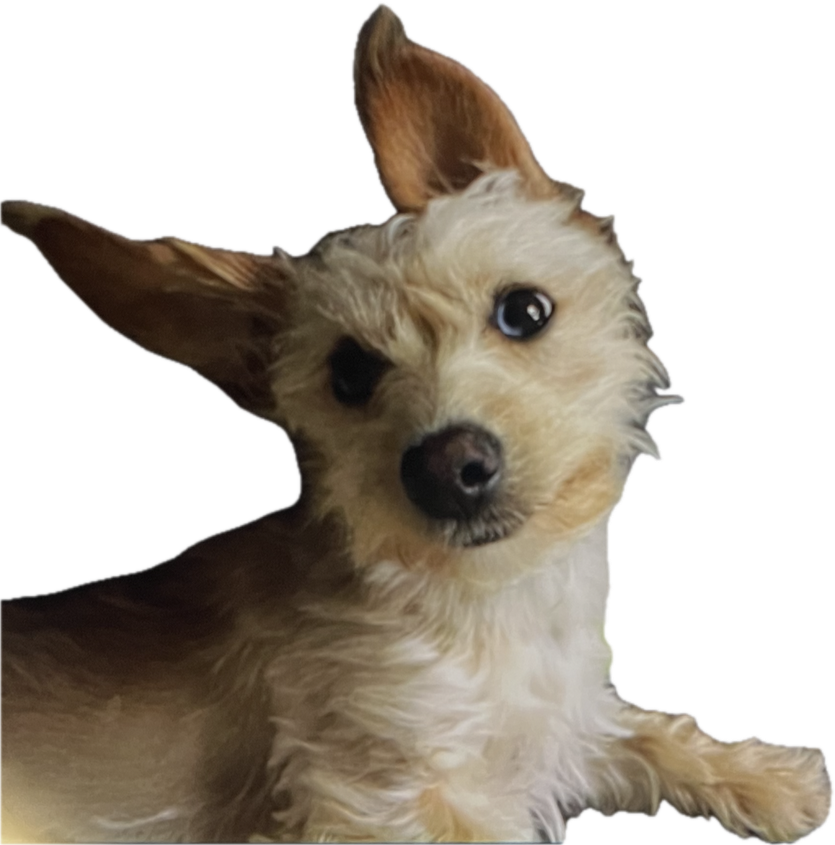
#> input picture lenny.png, 835 x 845 px, shrunk from 1350 x 1366 before the run
$ jupyter execute --allow-errors generator.ipynb
#> lines starting #> are read from the running program, lines starting #| are printed output that depends on the picture; after the words box and inside, x2 and y2 are one past the last pixel; in counts of white or black regions, pixels touching at a corner belong together
[cell 1]
import osmnx as ox
import matplotlib.pyplot as plt
from PIL import Image, ImageEnhance
import numpy as np

# --- Load and stylize Lenny (black/white, keep transparency) ---
lenny = Image.open("lenny.png").convert("RGBA")
#> lenny is the input picture: PIL image 835x845 RGBA; mean R, G, B, A 62.6, 55, 45, 132.6
r, g, b, a = lenny.split()
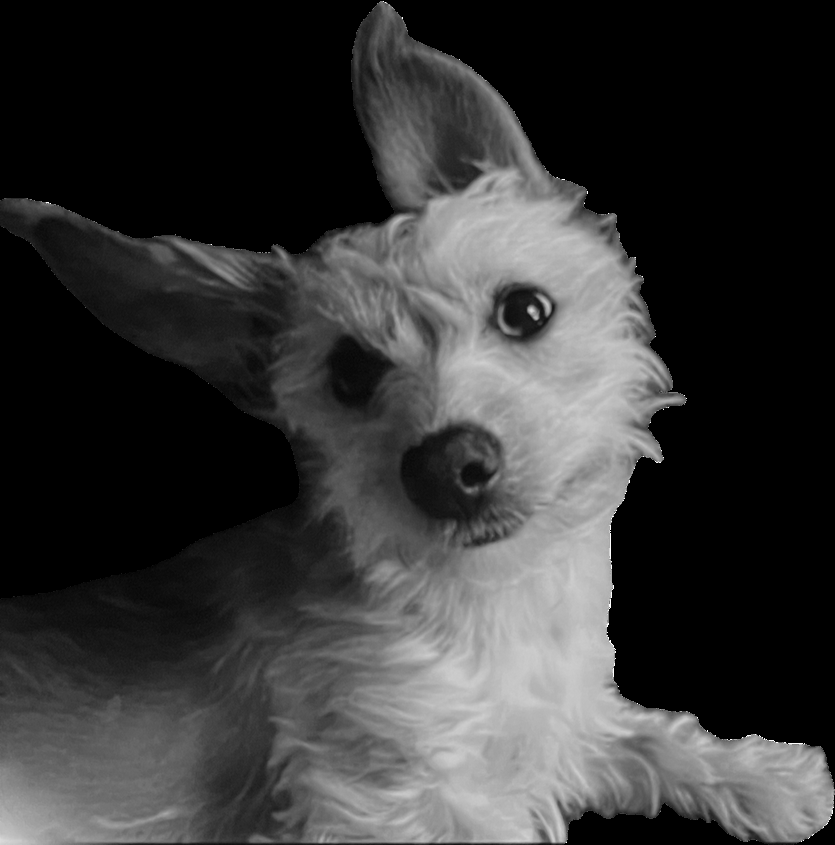
#> g: PIL image 835x845 L; min 0, max 255, mean 55
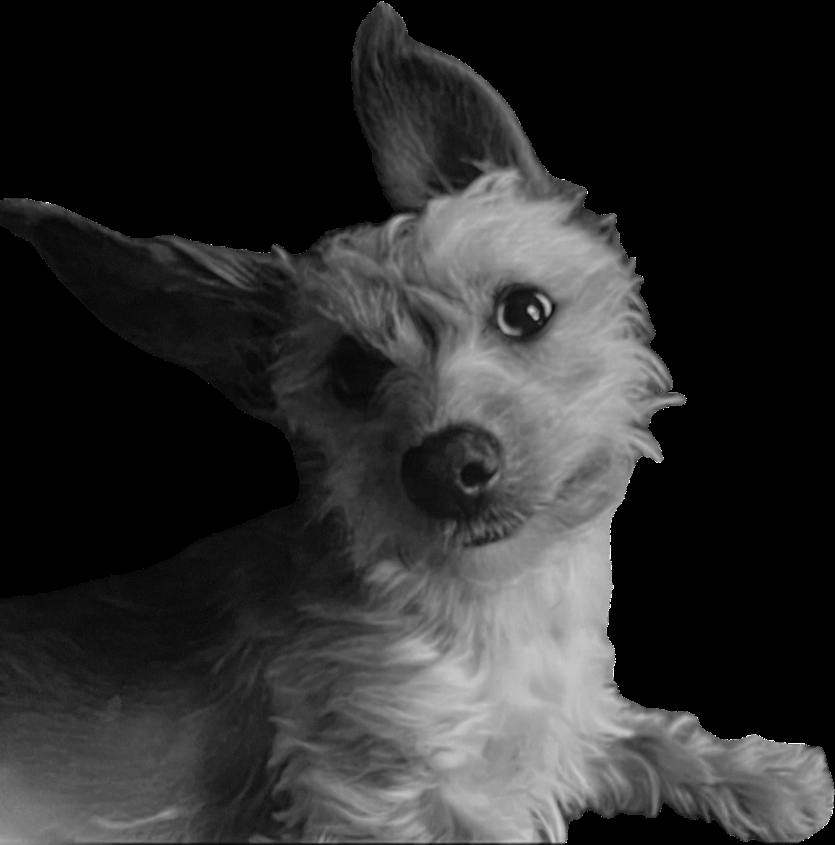
#> b: PIL image 835x845 L; min 0, max 255, mean 45
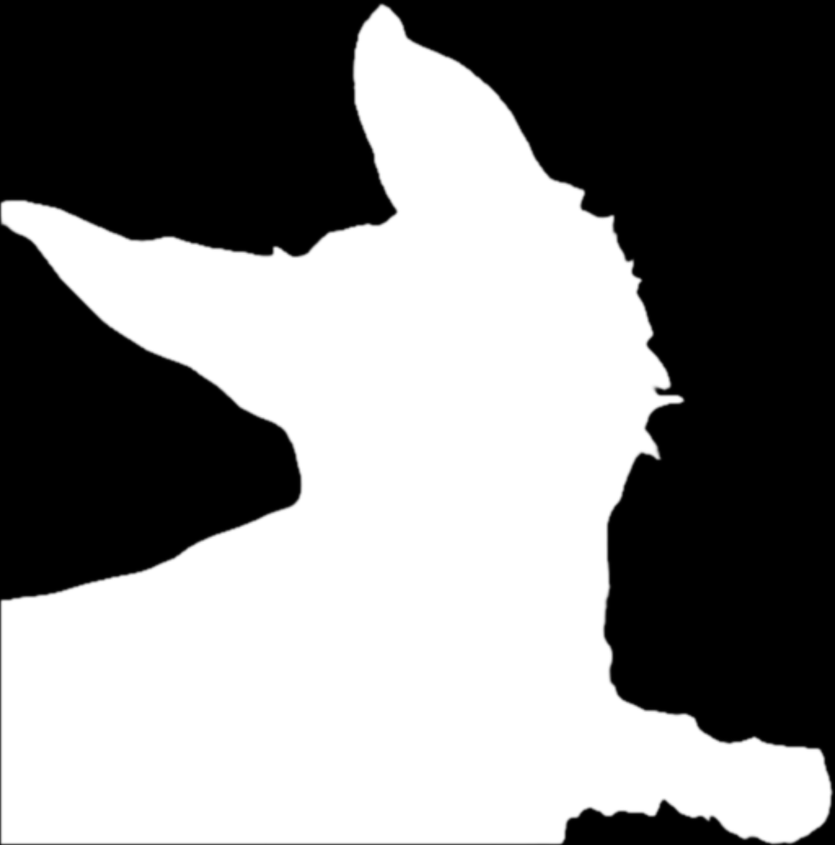
#> a: PIL image 835x845 L; min 0, max 255, mean 132.6
gray = Image.merge("RGB", (r, g, b)).convert("L")
gray = ImageEnhance.Contrast(gray).enhance(3.0)   # strong contrast
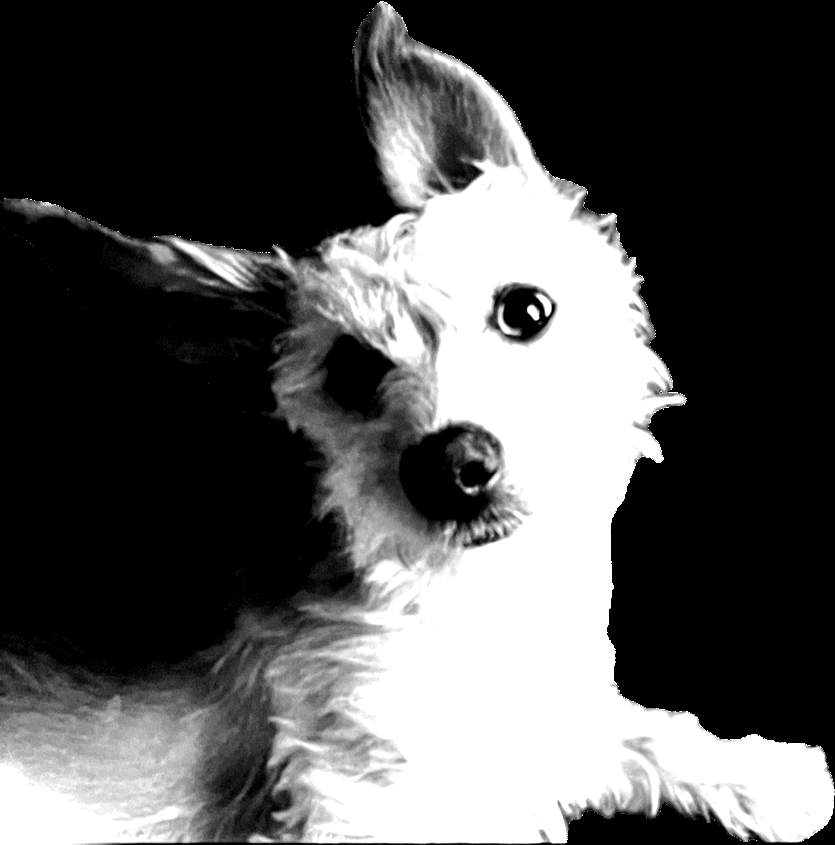
#> gray: PIL image 835x845 L; min 0, max 255, mean 83.9
bw = gray.point(lambda x: 0 if x < 128 else 255, "L")
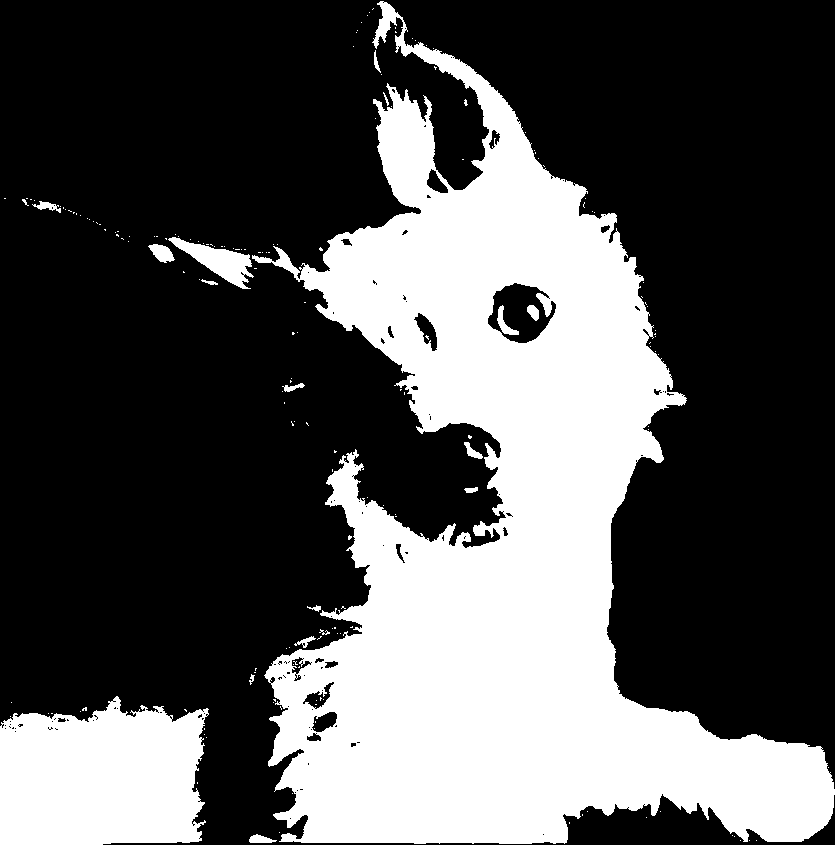
#> bw: PIL image 835x845 L; 33% white; 178 white regions (160 under 20 px), largest, box (x1, y1, x2, y2) and area: (252, 1, 835, 844) 203333, (0, 696, 209, 845) 26034, (168, 237, 254, 289) 1700
lenny_bw = Image.merge("RGBA", (bw, bw, bw, a))
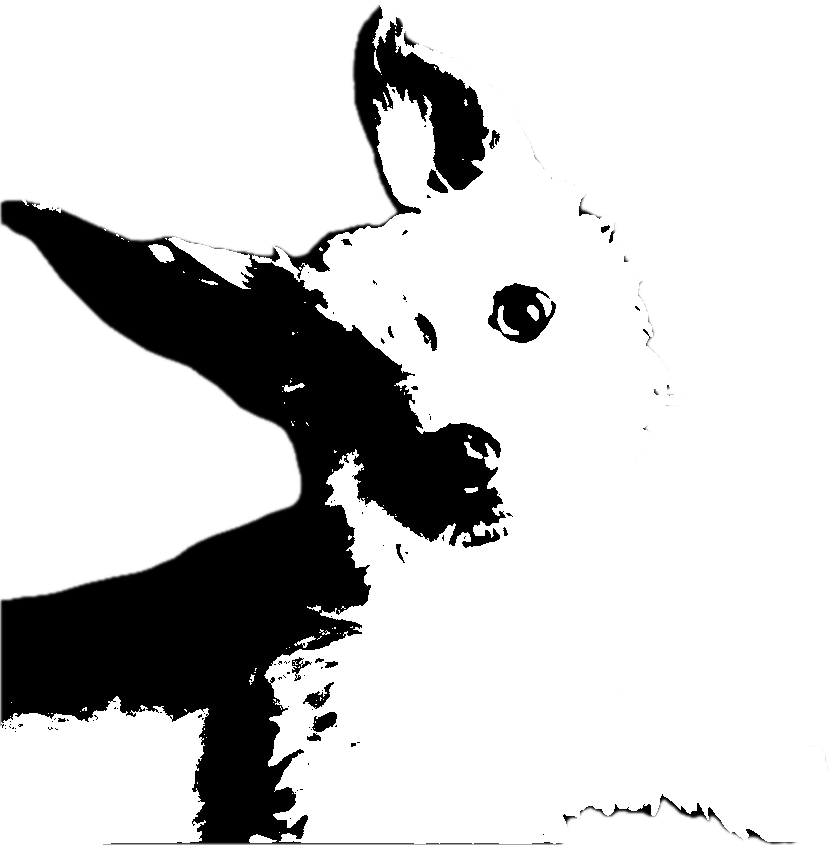
#> lenny_bw: PIL image 835x845 RGBA; mean R, G, B, A 84.2, 84.2, 84.2, 132.6; transparent parts drawn white
lenny_arr = np.array(lenny_bw)

def save_crop(x0, x1, y0, y1, path, add_lenny=False):
    fig = plt.figure(figsize=(33.1, 46.8), dpi=300)  # A0 portrait
    ax = fig.add_axes([0, 0, 1, 1])                  # full page
    ox.plot_graph(G, ax=ax,
                  node_size=0,
                  edge_color="black",
                  edge_linewidth=0.35,
                  bgcolor="white",
                  show=False, close=False)
    ax.set_xlim(x0, x1)
    ax.set_ylim(y0, y1)
    ax.axis("off")
    fig.patch.set_facecolor("white")

    if add_lenny:
        # Place in bottom-left corner, touching edges
        size = 0.15  # fraction of page width; adjust as needed
        ax_inset = fig.add_axes([0, 0, size, size * (lenny_arr.shape[0] / lenny_arr.shape[1])])
        ax_inset.imshow(lenny_arr)
        ax_inset.axis("off")

    plt.savefig(path, format="pdf", dpi=300, pad_inches=0)
    plt.close(fig)

# Example usage:
#> (the rest of this cell did not finish here and is left out)

$ run again, with groningen_basic.png copied over lenny.png
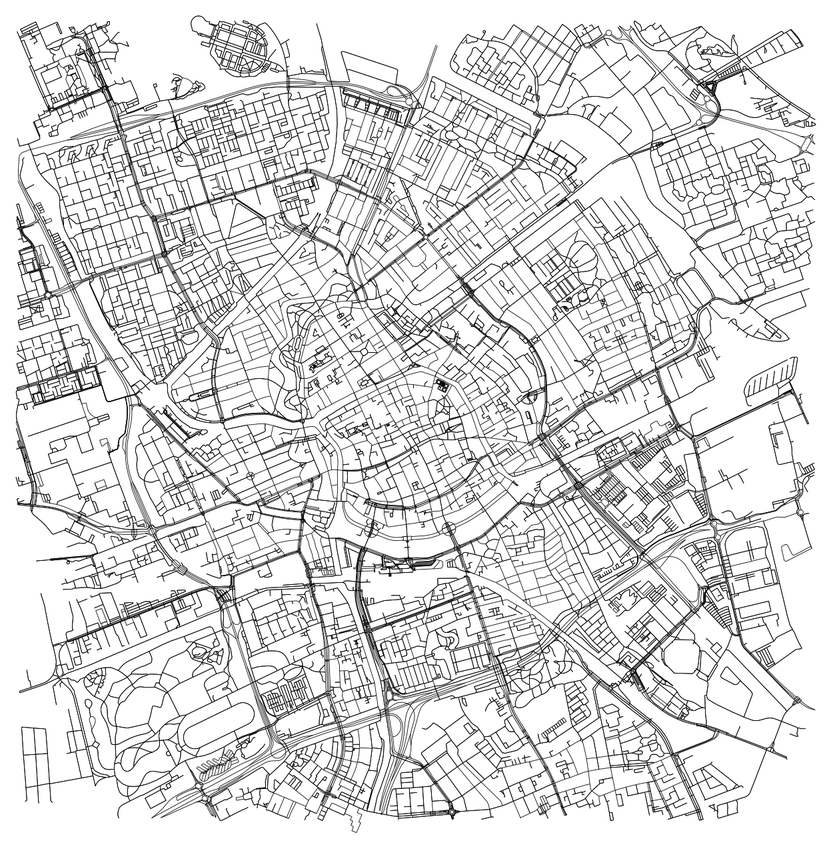
#> input picture groningen_basic.png, 831 x 849 px, shrunk from 1247 x 1273 before the run
#> lenny is the input picture: PIL image 831x849 RGBA; mean R, G, B, A 221, 221, 221, 255
#> a: PIL image 831x849 L; every value is 255
#> `gray = ImageEnhance.Contrast(gray).enhance(3.0)`:
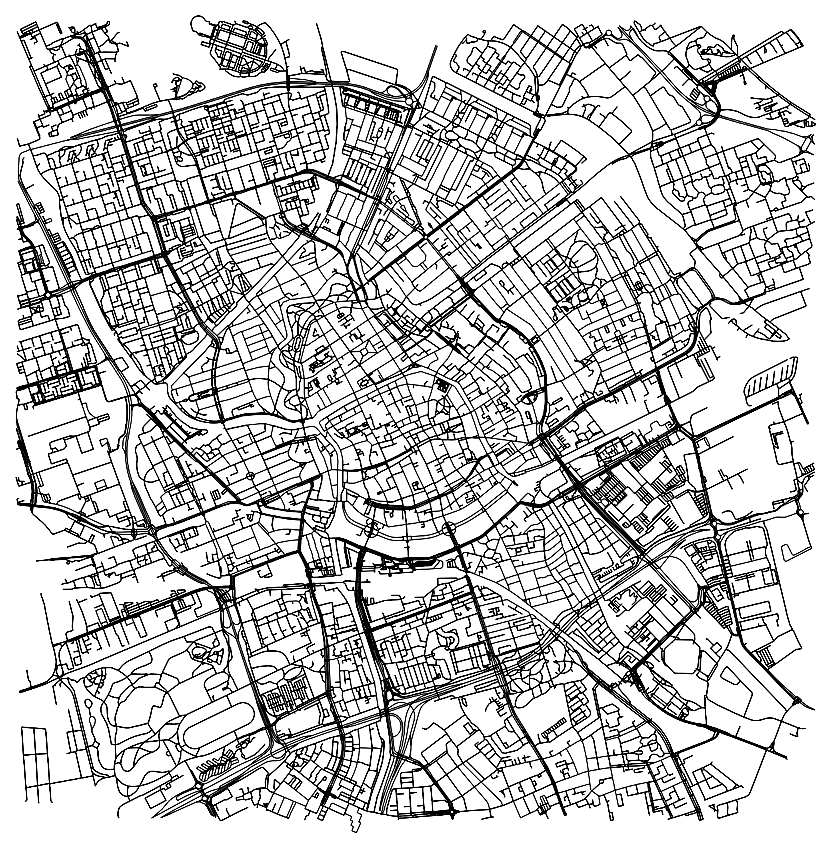
#> gray: PIL image 831x849 L; min 0, max 255, mean 199.6
#> bw: PIL image 831x849 L; 78.3% white; black in thin lines or dots
